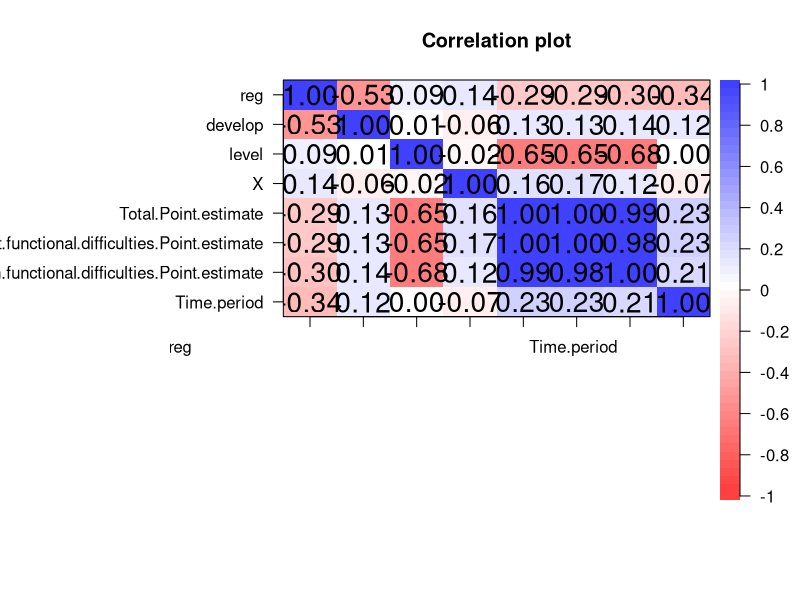
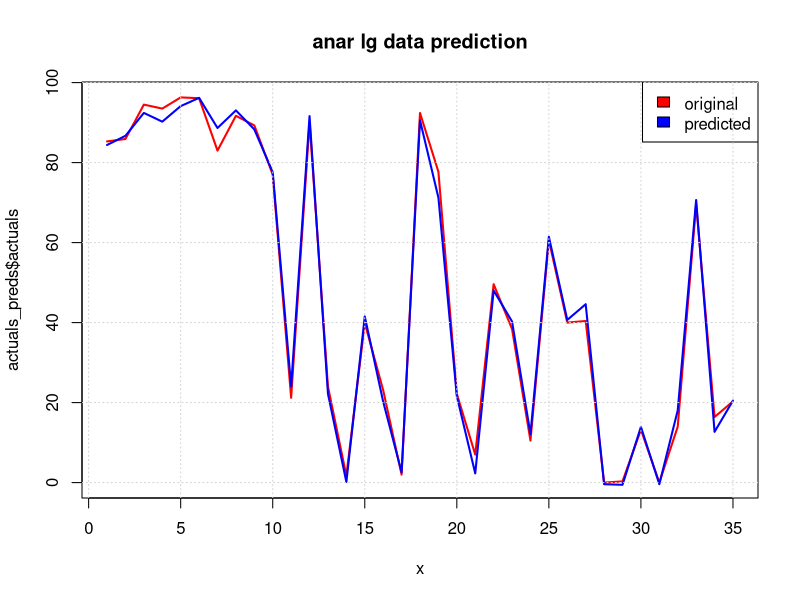

Write the R code that produced these figures, in order.
library(psych)
library(caret)
library(dplyr)
library(car)
library(Metrics)

anar=read.csv("ANAR/HousingANAR.csv")
dt=subset(anar,select = c(reg,develop,level,X,
                        Total.Point.estimate,Children.without.functional.difficulties.Point.estimate,
                        Children.with.functional.difficulties.Point.estimate,Time.period))
corPlot(cor(dt))

set.seed(4)
split1<- sample(c(rep(0, 0.7 * nrow(dt)), rep(1, 0.3 * nrow(dt))))
table(split1)
train=dt[split1==0,]
test=dt[split1==1,]

model=lm(Children.with.functional.difficulties.Point.estimate~.,data = train)
dtPred=predict(model,test)

actuals_preds <- data.frame(cbind(actuals=test$Children.with.functional.difficulties.Point.estimate, predicteds=dtPred))


mse = mean((actuals_preds$actuals - actuals_preds$predicteds)^2)
mae = MAE(actuals_preds$actuals, actuals_preds$predicteds)
rmse = RMSE(actuals_preds$actuals, actuals_preds$predicteds)

cat("MSE: ", mse, "MAE: ", mae, " RMSE: ", rmse)
#MSE:  6.044498 MAE:  1.898926  RMSE:  2.458556

x = 1:length(actuals_preds$actuals)
plot(x, actuals_preds$actuals, col = "red", type = "l", lwd=2,
     main = "anar lg data prediction")
lines(x, actuals_preds$predicteds, col = "blue", lwd=2)
legend("topright",  legend = c("original", "predicted"), 
       fill = c("red", "blue"), col = 2:3,  adj = c(0, 0.6))
grid()
cor(actuals_preds)
#              actuals predicteds
# actuals    1.0000000  0.9975991
# predicteds 0.9975991  1.0000000

summary(model)
# Call:
#   lm(formula = Children.with.functional.difficulties.Point.estimate ~ 
#        ., data = dt2)
# 
# Residuals:
#   Min      1Q  Median      3Q     Max 
# -60.860 -19.034   4.772  18.175  57.188 
# 
# Coefficients:
#   Estimate Std. Error t value Pr(>|t|)
# (Intercept)                                              6.555e+03  1.632e+04   0.402    0.691
# Region                                                   7.734e+00  4.934e+00   1.567    0.129
# Development.regions                                     -4.163e+00  1.003e+01  -0.415    0.682
# Total.Point.estimate                                    -9.846e-02  7.623e+00  -0.013    0.990
# Children.without.functional.difficulties.Point.estimate  9.061e-01  7.682e+00   0.118    0.907
# Time.period                                             -3.266e+00  8.085e+00  -0.404    0.690
# 
# Residual standard error: 36.58 on 26 degrees of freedom
# Multiple R-squared:  0.1535,	Adjusted R-squared:  -0.009284 
# F-statistic: 0.943 on 5 and 26 DF,  p-value: 0.47
